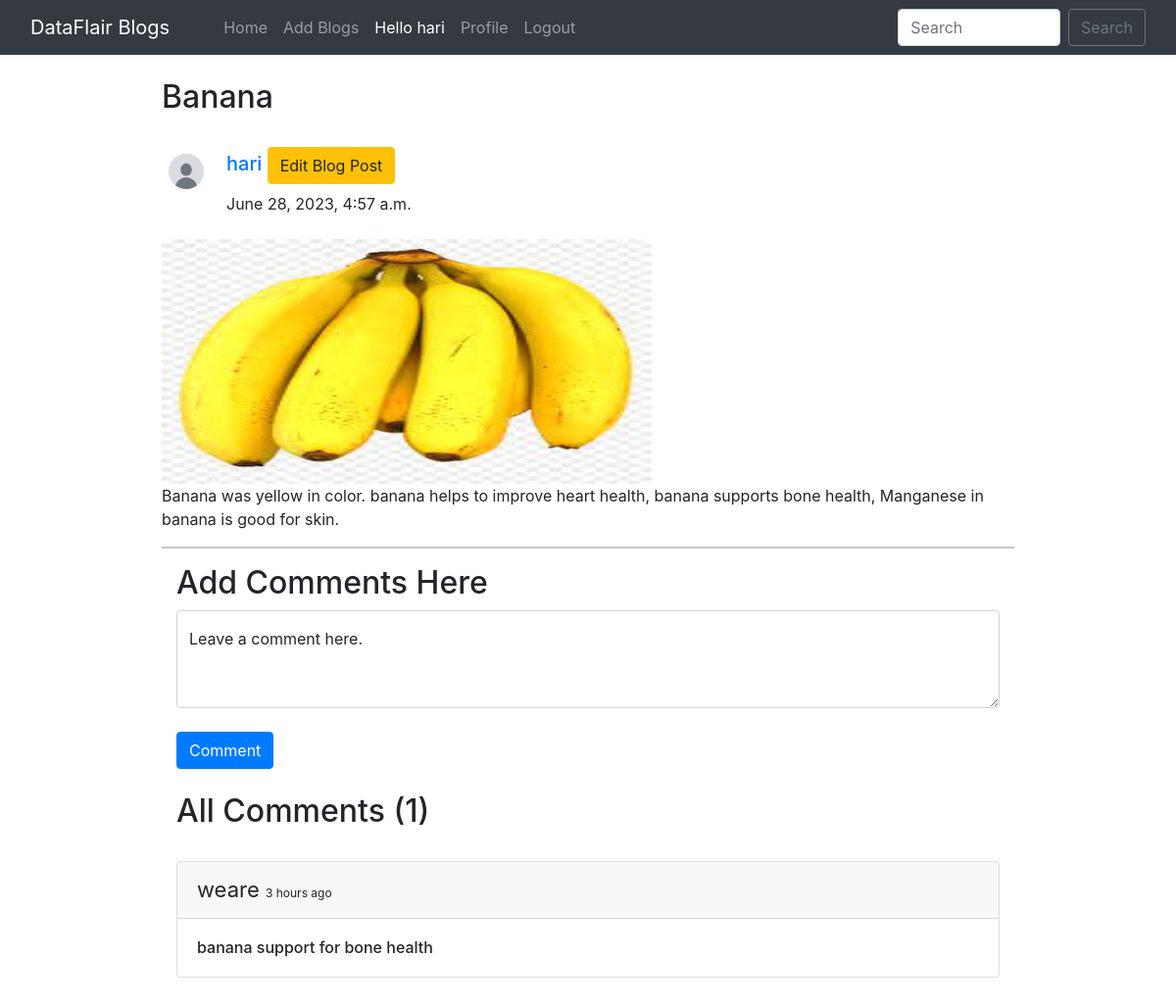
The app's page /blog/fruit/ (signed in) with its own data.
### app/models.py (models this page shows, shortened)
class BlogPost(models.Model):
    title=models.CharField(max_length=255)
    author= models.ForeignKey(User, on_delete=models.CASCADE)
    slug=models.CharField(max_length=130,unique=True)
    content=models.TextField()
    image = models.ImageField(upload_to="profile_pics/", blank=True, null=True)
    dateTime=models.DateTimeField(auto_now_add=True)

class Profile(models.Model):
    user = models.OneToOneField(User, on_delete=models.CASCADE, blank=True, null=True)
    image = models.ImageField(upload_to="profile_pics", blank=True, null=True)
    bio = models.TextField(blank=True, null=True)
    phone_no = models.IntegerField(blank=True, null=True)
    facebook = models.CharField(max_length=300, blank=True, null=True)
    instagram = models.CharField(max_length=300, blank=True, null=True)
    linkedin = models.CharField(max_length=300, blank=True, null=True)

class Comment(models.Model):
    user = models.ForeignKey(User, on_delete=models.CASCADE)
    content = models.TextField()
    blog = models.ForeignKey(BlogPost, on_delete=models.CASCADE)
    parent_comment = models.ForeignKey('self', on_delete=models.CASCADE, null=True, blank=True)
    dateTime=models.DateTimeField(default=now)

### app/views.py (the view)
# urls.py: path("blog/<str:slug>/", views.blogs_comments, name="blogs_comments"),
def blogs_comments(request, slug):
    post = BlogPost.objects.filter(slug=slug).first()
    comments = Comment.objects.filter(blog=post)
    if request.method=="POST":
        user = request.user
        content = request.POST.get('content','')
        blog_id =request.POST.get('blog_id','')
        comment = Comment(user = user, content = content, blog=post)
        comment.save()
    return render(request, "blog_comments.html", {'post':post, 'comments':comments})

### app/templates/blog_comments.html (shortened to what this page needs)
{% extends 'base.html' %}
{% block body %}
{% load humanize %}
<div class="container w-75 my-4">
      <h2 class="blog-post-title">{{post.title}}</h2>
      <br>
      <div class="media">
            {% if post.author.profile.image %}
            <img class="mr-3 rounded-circle" src="{{post.author.profile.image.url}}" width="50px" height="50px"
                  alt="image">
            {% endif %}
            <div class="media-body">
                  <h5 class="mt-0"><a href="/user_profile/{{post.author.id}}/">{{post.author}}
                              {% if user.is_authenticated %}
                              {% if user.id == post.author.id %}
                              <small><a href="/edit_blog_post/{{post.slug}}/" class="edit btn btn-warning">Edit Blog Post</a></small>
                              {% endif %}
                              {% endif %}
                        </a></h5>
                  {{post.dateTime}}
            </div>
      </div>
      <br>
      <img src="/media/{{post.image}}" alt="" height="250px" width="500px">
      <br>
      <p>{{post.content}}.</p>
      <hr>
      {% if user.is_authenticated %}
      <div class="container">
            <h2>Add Comments Here</h2>
            <form action="/blog/{{post.slug}}/" method="POST"> {% csrf_token %}
                  <div class="form-floating">
                        <textarea class="form-control" placeholder="Leave a comment here" id="floatingTextarea2"
                              style="height: 100px" id="content" name="content"></textarea>
                        <label for="floatingTextarea2">Leave a comment here.</label>
                        <br>
                        <button type="submit" class="btn btn-primary">Comment</button>
                  </div>
            </form>
            {% else %}
            <div class="container">
                  <h4><a href="/login/">Login</a> to post comments below.</h4>
                  {% endif %}
                  <br>
                  <h2>All Comments ({{comments.count}})</h2>
                  <br>
                  {% for comment in comments %}
                  <div class="card">
                        <div class="card-header">
                              <span style="font-size: 22px;">{{comment.user}} </span> <span
                                    style="font-size: 12px;">{{comment.dateTime | naturaltime}}</span>
                        </div>
                        <div class="card-body">
                              <h6 class="card-text">{{comment.content}}</h6>
                        </div>
                  </div>
                  <br>
                  {% endfor %}
            </div>
      </div>
      {% endblock %}

### app/templates/base.html (shortened to what this page needs)
<!doctype html>
<html lang="en">
  <head>
    <link href="//maxcdn.bootstrapcdn.com/bootstrap/4.1.1/css/bootstrap.min.css" rel="stylesheet" id="bootstrap-css">
    <link href="https://cdn.jsdelivr.net/npm/bootstrap@5.0.2/dist/css/bootstrap.min.css" rel="stylesheet">
    <link rel="stylesheet" href="https://maxcdn.bootstrapcdn.com/bootstrap/4.0.0/css/bootstrap.min.css">
  </head>
  <body>
    <nav class="navbar navbar-expand-lg navbar-dark bg-dark sticky-top">
        <div class="container-fluid">
          <a class="navbar-brand" href="/">DataFlair Blogs</a>
          <div class="collapse navbar-collapse" id="navbarSupportedContent">
          <div class="container mx-3">
            <ul class="navbar-nav me-auto mb-2 mb-lg-0">
              <li class="nav-item">
                <a class="nav-link {% block homeactive %} {% endblock homeactive %}" aria-current="page" href="/">Home</a>
              </li>
              {% if user.is_authenticated %}
              <li class="nav-item">
                <a class="nav-link {% block add_blogs_active %} {% endblock add_blogs_active %}" href="/add_blogs/">Add Blogs</a>
              </li>
              <li class="nav-item">
                <a class="nav-link active" href="#">Hello {{request.user}}</a>
              </li>
              <li class="nav-item">
                <a class="nav-link {% block profileactive %} {% endblock profileactive %}" href="/profile/">Profile</a>
              </li>
              <li class="nav-item">
                <a class="nav-link" href="/logout/">Logout</a>
              </li>
              {% endif %}
            </ul>
            </div>
            <form class="d-flex" method="POST" action="/search/"> {% csrf_token %}
              <input class="form-control me-2" type="search" placeholder="Search" name="searched" id="searched" aria-label="Search">
              <button href="/search/" class="btn btn-outline-secondary" type="submit">Search</button>
            </form>
          </div>
        </div>
      </nav>
      {% block body %}
      {% endblock %}
</body>
</html>

### records on screen
BlogPost: title "Banana", author.profile.image (picture), author "hari", dateTime "June 28, 2023, 4:57 a.m.", image (picture), content "Banana was yellow in color. banana helps to improve heart health, banana supports bone health, Manganese in banana is good for skin"
Comment: user "weare", dateTime "3 hours ago", content "banana support for bone health"

### other values on screen
{{ request.user }} "hari"
{{ comments.count }} "1"
